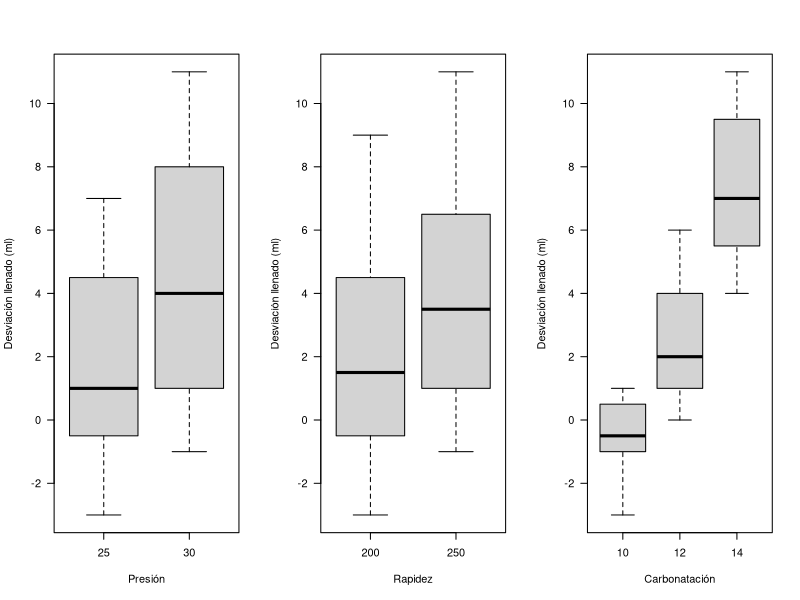
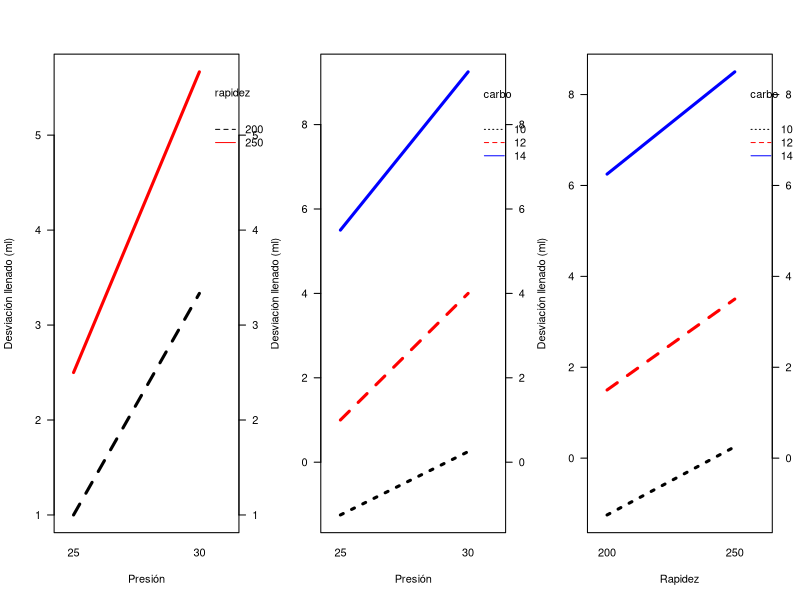
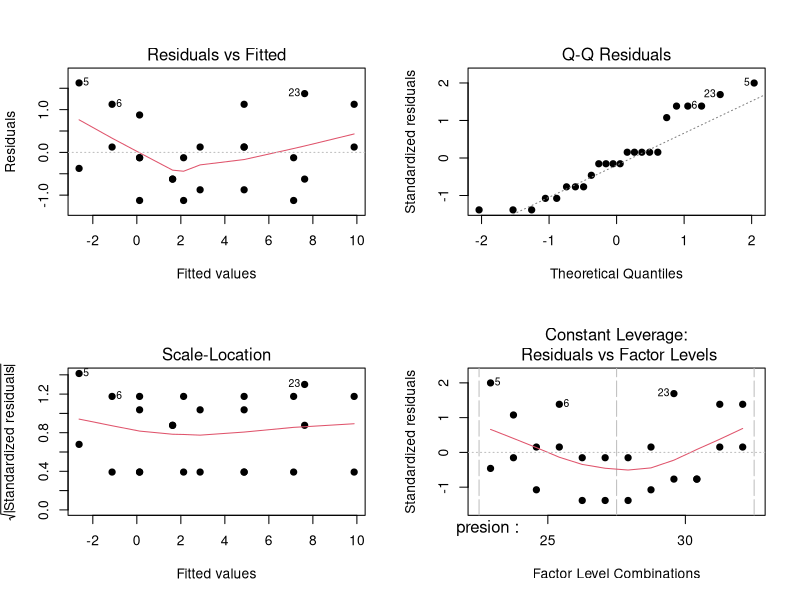

Reproduce these figures in R, in order.
# Problem -----------------------------------------------------------------

# Se desea entender mejor las fuentes de variabilidad y disminuir Y.

# Data --------------------------------------------------------------------
y <- c(-3, -1, -1, 1,
       -1, 0, 0, 1,
       0, 2, 2, 6,
       1, 1, 3, 5,
       5, 7, 7, 10,
       4, 6, 9, 11)
presion <- rep(c(25, 30), each=2, times=6)
rapidez <- rep(c(200, 250), times=12)
carbo <- rep(c(10, 12, 14), each=8)

presion <- factor(presion)
rapidez <- factor(rapidez)
carbo <- factor(carbo)


# Boxplot -----------------------------------------------------------------
par(mfrow=c(1, 3))
boxplot(y ~ presion, las=1, xlab='Presión',
        ylab='Desviación llenado (ml)')

boxplot(y ~ rapidez, las=1, xlab='Rapidez',
        ylab='Desviación llenado (ml)')

boxplot(y ~ carbo, las=1, xlab='Carbonatación',
        ylab='Desviación llenado (ml)')

# Interaction plot --------------------------------------------------------

interaction.plot(x.factor=presion,
                 trace.factor=rapidez,
                 response=y,
                 xlab='Presión',
                 ylab='Desviación llenado (ml)',
                 col=c('black', 'red'),
                 fun=mean, lwd=3, las=1, fixed=T)
axis(4, las=1)

interaction.plot(x.factor=presion,
                 trace.factor=carbo,
                 response=y,
                 xlab='Presión',
                 ylab='Desviación llenado (ml)',
                 col=c('black', 'red', 'blue'),
                 fun=mean, lwd=3, las=1, fixed=T)
axis(4, las=1)

interaction.plot(x.factor=rapidez,
                 trace.factor=carbo,
                 response=y,
                 xlab='Rapidez',
                 ylab='Desviación llenado (ml)',
                 col=c('black', 'red', 'blue'),
                 fun=mean, lwd=3, las=1, fixed=T)
axis(4, las=1)

# Anova -------------------------------------------------------------------
mod1 <- aov(y ~ carbo * presion * rapidez)
summary(mod1)

mod2 <- aov(y ~ presion + rapidez + carbo * rapidez)
summary(mod2)

# Residual analysis -------------------------------------------------------
par(mfrow=c(2, 2))
plot(mod2, pch=19)


